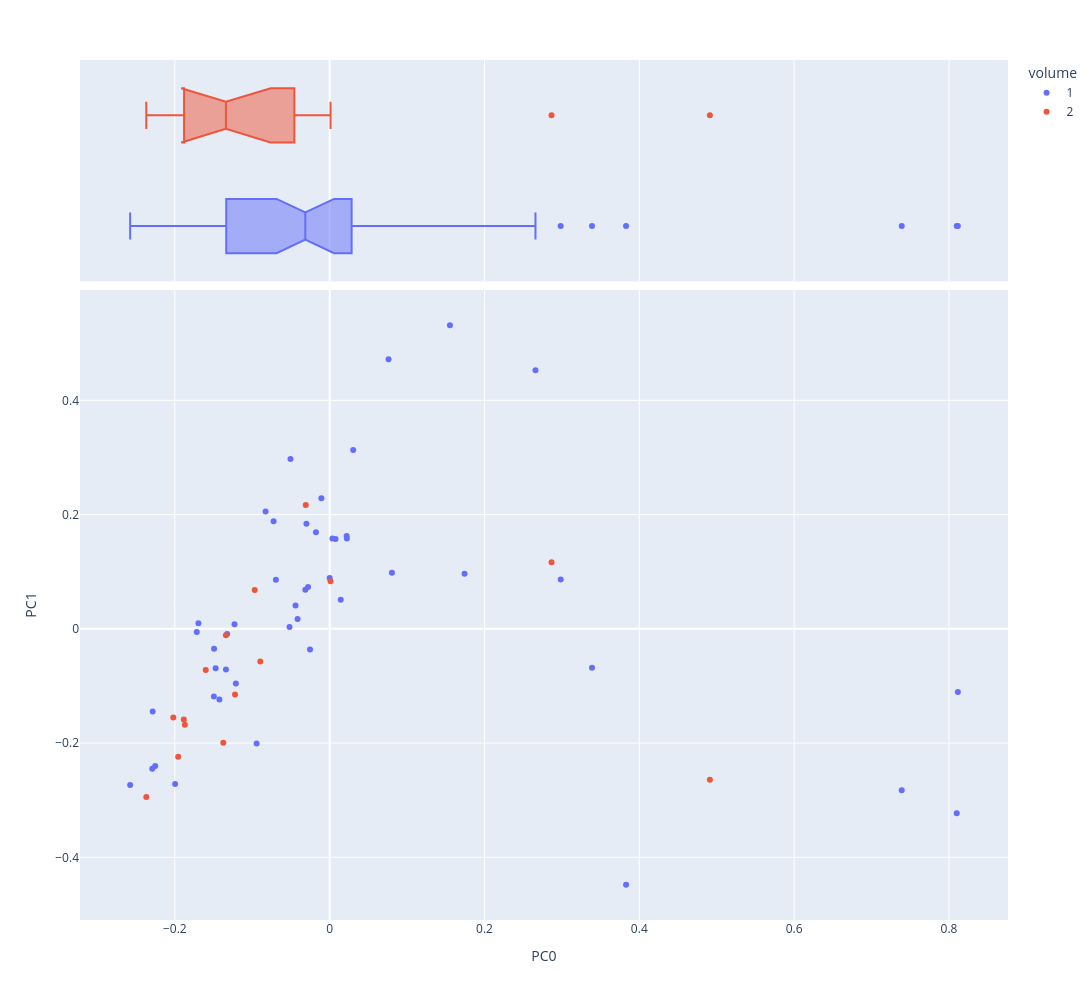

The notebook cell saved with this chart:
### Markdown cell above
### Visualize PCA 0 and 1

### Code cell
fig1=vis_pcs(0,1,NEW,col='volume')
fig1.write_image('output/p2591-PC1.png')
fig1.show()

### Figure 1 — Plotly figure (JSON) as saved in the notebook; plotly's stock layout.template omitted (floating-point values rounded to 4 significant figures)
{"data": [{"hovertemplate": "<b>%{hovertext}</b><br><br>volume=1<br>PC0=%{x}<br>PC1=%{y}<extra></extra>", "hovertext": ["ASHPUTTEL", "BRIAR ROSE", "CAT AND MOUSE IN PARTNERSHIP", "CAT-SKIN", "CLEVER ELSIE", "CLEVER GRETEL", "CLEVER HANS", "FREDERICK AND CATHERINE", "FUNDEVOGEL", "HANS IN LUCK", "HANSEL AND GRETEL", "JORINDA AND JORINDEL", "KING GRISLY-BEARD", "MOTHER HOLLE", "OLD SULTAN", "RAPUNZEL", "RUMPELSTILTSKIN", "SNOWDROP", "SWEETHEART ROLAND", "THE ADVENTURES OF CHANTICLEER AND PARTLET", "THE DOG AND THE SPARROW", "THE ELVES AND THE SHOEMAKER", "THE FISHERMAN AND HIS WIFE", "THE FOX AND THE CAT", "THE FROG-PRINCE", "THE GOLDEN BIRD", "THE GOLDEN GOOSE", "THE JUNIPER-TREE", "THE LITTLE PEASANT", "THE MISER IN THE BUSH", "THE MOUSE, THE BIRD, AND THE SAUSAGE", "THE OLD MAN AND HIS GRANDSON", "THE PINK", "THE QUEEN BEE", "THE ROBBER BRIDEGROOM", "THE SEVEN RAVENS", "THE STORY OF THE YOUTH WHO WENT FORTH TO LEARN WHAT FEAR WAS", "THE STRAW, THE COAL, AND THE BEAN", "THE THREE LANGUAGES", "THE TRAVELLING MUSICIANS", "THE TWELVE HUNTSMEN", "THE VALIANT LITTLE TAILOR", "THE WEDDING OF MRS. FOX - PART I", "THE WEDDING OF MRS. FOX - PART II", "THE WHITE SNAKE", "THE WOLF AND THE SEVEN LITTLE KIDS", "TOM THUMB"], "legendgroup": "1", "marker": {"color": "#636efa", "symbol": "circle"}, "mode": "markers", "name": "1", "orientation": "v", "showlegend": true, "type": "scatter", "x": [-0.1496, -0.2254, 0.2985, -0.2577, 0.007583, 0.02188, 0.02226, -0.01771, -0.02999, 6.611e-06, -0.05059, -0.05184, -0.2291, 0.07608, 0.2658, -0.134, -0.04408, -0.1493, -0.08276, 0.3389, 0.01433, -0.03145, -0.1473, 0.739, -0.09435, 0.3829, -0.1324, -0.06945, -0.01069, -0.04146, 0.08043, -0.02788, -0.2286, -0.1212, -0.07244, -0.1229, -0.1716, 0.003568, -0.02535, 0.1743, -0.1996, -0.1695, 0.81, 0.8115, -0.1424, 0.1554, 0.0304], "xaxis": "x", "y": [-0.1184, -0.2402, 0.08646, -0.2733, 0.1572, 0.1625, 0.158, 0.169, 0.1839, 0.08878, 0.2973, 0.003089, -0.2451, 0.4719, 0.4528, -0.07117, 0.04096, -0.0347, 0.2054, -0.06809, 0.05098, 0.06857, -0.06883, -0.2824, -0.2006, -0.448, -0.009058, 0.0861, 0.2287, 0.01715, 0.09822, 0.07326, -0.1448, -0.09586, 0.1884, 0.008149, -0.005731, 0.1581, -0.03625, 0.09665, -0.2716, 0.009964, -0.3228, -0.1106, -0.1237, 0.5315, 0.313], "yaxis": "y"}, {"alignmentgroup": "True", "hovertemplate": "<b>%{hovertext}</b><br><br>volume=1<br>PC0=%{x}<extra></extra>", "hovertext": ["ASHPUTTEL", "BRIAR ROSE", "CAT AND MOUSE IN PARTNERSHIP", "CAT-SKIN", "CLEVER ELSIE", "CLEVER GRETEL", "CLEVER HANS", "FREDERICK AND CATHERINE", "FUNDEVOGEL", "HANS IN LUCK", "HANSEL AND GRETEL", "JORINDA AND JORINDEL", "KING GRISLY-BEARD", "MOTHER HOLLE", "OLD SULTAN", "RAPUNZEL", "RUMPELSTILTSKIN", "SNOWDROP", "SWEETHEART ROLAND", "THE ADVENTURES OF CHANTICLEER AND PARTLET", "THE DOG AND THE SPARROW", "THE ELVES AND THE SHOEMAKER", "THE FISHERMAN AND HIS WIFE", "THE FOX AND THE CAT", "THE FROG-PRINCE", "THE GOLDEN BIRD", "THE GOLDEN GOOSE", "THE JUNIPER-TREE", "THE LITTLE PEASANT", "THE MISER IN THE BUSH", "THE MOUSE, THE BIRD, AND THE SAUSAGE", "THE OLD MAN AND HIS GRANDSON", "THE PINK", "THE QUEEN BEE", "THE ROBBER BRIDEGROOM", "THE SEVEN RAVENS", "THE STORY OF THE YOUTH WHO WENT FORTH TO LEARN WHAT FEAR WAS", "THE STRAW, THE COAL, AND THE BEAN", "THE THREE LANGUAGES", "THE TRAVELLING MUSICIANS", "THE TWELVE HUNTSMEN", "THE VALIANT LITTLE TAILOR", "THE WEDDING OF MRS. FOX - PART I", "THE WEDDING OF MRS. FOX - PART II", "THE WHITE SNAKE", "THE WOLF AND THE SEVEN LITTLE KIDS", "TOM THUMB"], "legendgroup": "1", "marker": {"color": "#636efa", "symbol": "circle"}, "name": "1", "notched": true, "offsetgroup": "1", "showlegend": false, "type": "box", "x": [-0.1496, -0.2254, 0.2985, -0.2577, 0.007583, 0.02188, 0.02226, -0.01771, -0.02999, 6.611e-06, -0.05059, -0.05184, -0.2291, 0.07608, 0.2658, -0.134, -0.04408, -0.1493, -0.08276, 0.3389, 0.01433, -0.03145, -0.1473, 0.739, -0.09435, 0.3829, -0.1324, -0.06945, -0.01069, -0.04146, 0.08043, -0.02788, -0.2286, -0.1212, -0.07244, -0.1229, -0.1716, 0.003568, -0.02535, 0.1743, -0.1996, -0.1695, 0.81, 0.8115, -0.1424, 0.1554, 0.0304], "xaxis": "x2", "yaxis": "y2"}, {"hovertemplate": "<b>%{hovertext}</b><br><br>volume=2<br>PC0=%{x}<br>PC1=%{y}<extra></extra>", "hovertext": ["DOCTOR KNOWALL", "IRON HANS", "LILY AND THE LION", "SNOW-WHITE AND ROSE-RED", "THE BLUE LIGHT", "THE FOUR CLEVER BROTHERS", "THE FOX AND THE HORSE", "THE GOOSE-GIRL", "THE KING OF THE GOLDEN MOUNTAIN", "THE RAVEN", "THE SALAD", "THE TURNIP", "THE TWELVE DANCING PRINCESSES", "THE WATER OF LIFE", "THE WILLOW-WREN AND THE BEAR"], "legendgroup": "2", "marker": {"color": "#EF553B", "symbol": "circle"}, "mode": "markers", "name": "2", "orientation": "v", "showlegend": true, "type": "scatter", "x": [0.001151, -0.1884, -0.187, -0.03089, -0.1601, -0.1222, 0.4911, -0.1374, -0.202, -0.134, -0.09677, -0.08958, -0.1957, -0.2369, 0.2866], "xaxis": "x", "y": [0.08313, -0.1588, -0.1681, 0.2168, -0.07202, -0.1151, -0.2643, -0.1994, -0.1551, -0.01104, 0.0681, -0.05736, -0.2238, -0.2946, 0.1168], "yaxis": "y"}, {"alignmentgroup": "True", "hovertemplate": "<b>%{hovertext}</b><br><br>volume=2<br>PC0=%{x}<extra></extra>", "hovertext": ["DOCTOR KNOWALL", "IRON HANS", "LILY AND THE LION", "SNOW-WHITE AND ROSE-RED", "THE BLUE LIGHT", "THE FOUR CLEVER BROTHERS", "THE FOX AND THE HORSE", "THE GOOSE-GIRL", "THE KING OF THE GOLDEN MOUNTAIN", "THE RAVEN", "THE SALAD", "THE TURNIP", "THE TWELVE DANCING PRINCESSES", "THE WATER OF LIFE", "THE WILLOW-WREN AND THE BEAR"], "legendgroup": "2", "marker": {"color": "#EF553B", "symbol": "circle"}, "name": "2", "notched": true, "offsetgroup": "2", "showlegend": false, "type": "box", "x": [0.001151, -0.1884, -0.187, -0.03089, -0.1601, -0.1222, 0.4911, -0.1374, -0.202, -0.134, -0.09677, -0.08958, -0.1957, -0.2369, 0.2866], "xaxis": "x2", "yaxis": "y2"}], "layout": {"height": 1000, "legend": {"title": {"text": "volume"}, "tracegroupgap": 0}, "margin": {"t": 60}, "width": 1200, "xaxis": {"anchor": "y", "domain": [0, 1], "title": {"text": "PC0"}}, "xaxis2": {"anchor": "y2", "domain": [0, 1], "matches": "x", "showgrid": true, "showticklabels": false}, "yaxis": {"anchor": "x", "domain": [0, 0.7326], "title": {"text": "PC1"}}, "yaxis2": {"anchor": "x2", "domain": [0.7426, 1], "matches": "y2", "showgrid": false, "showline": false, "showticklabels": false, "ticks": ""}}}
